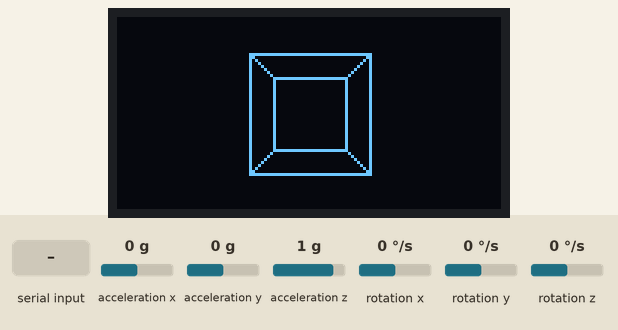
Simulated run of this program. Board: Arduino Uno, built with avr-gcc and run on an emulated ATmega328P. Shown: 128×64 one-colour display. Inputs (shaded band) come from the test bench; at power-on: acceleration x 0 g, acceleration y 0 g, acceleration z 1 g, rotation x 0 °/s, rotation y 0 °/s, rotation z 0 °/s. What the program prints to the serial monitor is not drawn.

Above: at 3.5 s.
3.6 s: "d\n" received over Serial
At 5.2 s:
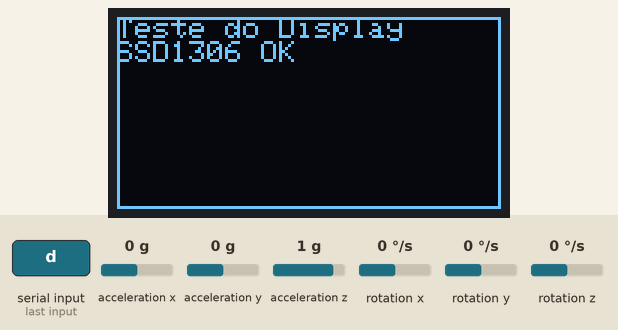
6.3 s: byte 114 ('r') received over Serial
At 7.4 s:
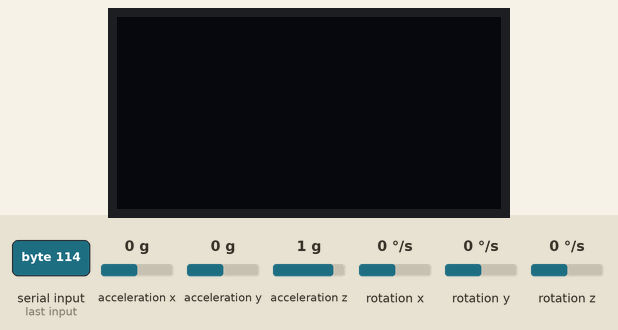
9.3 s: byte 99 ('c') received over Serial
At 9.6 s:
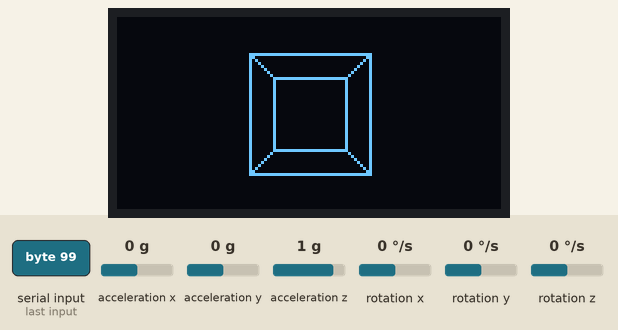
10.9 s: acceleration x set to -1.4 g
At 12.1 s:
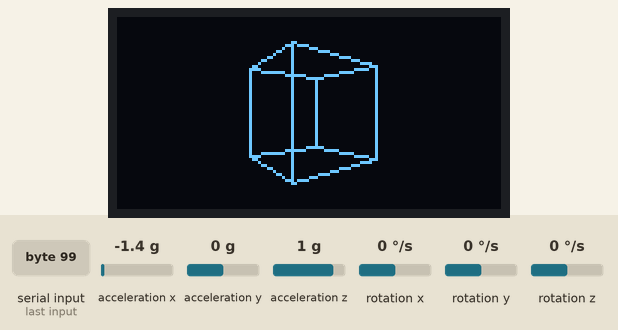
12.4 s: acceleration y set to -1.4 g
At 13.0 s:
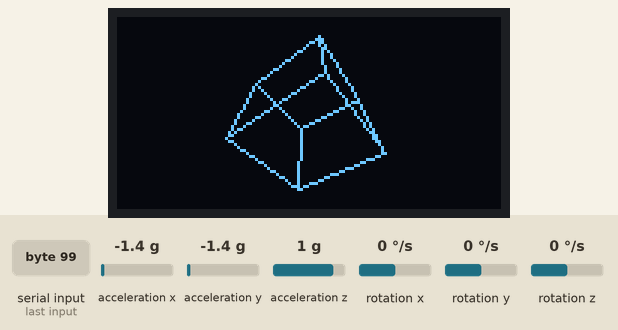
Timing chart, 0 to 15.0 s (numbered marks = the images above; inputs shaded):
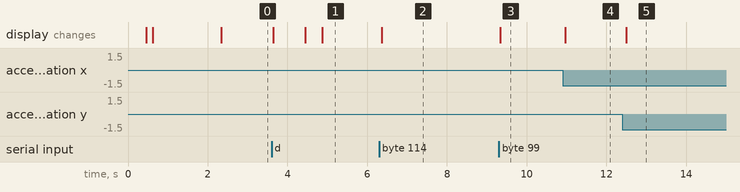

Measured:
- after the input at 3.6 s, the display: first changes at once (image 1 shows a later state)
- after the input at 6.3 s, the display: changes after 0.07 s (image 2)
- after the input at 9.3 s, the display: changes at once (image 3)
- after the input at 10.9 s, the display: changes after 0.07 s (image 4)
- after the input at 12.4 s, the display: changes after 0.09 s (image 5)

The program:

main.cpp
```cpp
#include <Wire.h>
#include <Adafruit_GFX.h>
#include <Adafruit_SSD1306.h>
#include <SparkFun_MMA8452Q.h>
#include <math.h>
#include "debug.h"

#define SCREEN_WIDTH 128
#define SCREEN_HEIGHT 64
#define OLED_RESET    -1

// Enderecos I2C conhecidos -------------------------------------------------
// O display SSD1306 normalmente e 0x3C (alguns modulos usam 0x3D).
// O MMA8452Q pode ser 0x1D (SA0=1, padrao) ou 0x1C (SA0=0), dependendo
// da placa. Por isso tentamos os dois na inicializacao.
#define OLED_ADDRESS       0x3C
#define ACCEL_ADDRESS_A    0x1D
#define ACCEL_ADDRESS_B    0x1C

Adafruit_SSD1306 display(SCREEN_WIDTH, SCREEN_HEIGHT, &Wire, OLED_RESET);
MMA8452Q accel;

// Estado dos dispositivos: permite o programa continuar mesmo se um falhar,
// em vez de travar para sempre (problema da versao anterior).
bool displayOK = false;
bool accelOK   = false;
uint8_t accelAddress = 0;

// Coordenadas 3D do cubo
float cubeVertices[8][3] = {
  {1, 1, 1}, {-1, 1, 1}, {-1, -1, 1}, {1, -1, 1},   // Frente
  {1, 1, -1}, {-1, 1, -1}, {-1, -1, -1}, {1, -1, -1} // Tras
};

// ===========================================================================
//  Diagnostico do barramento I2C
// ===========================================================================
void scanI2C() {
  DBG_PRINTLN(F("--- Scanner I2C ---"));
  uint8_t count = 0;
  for (uint8_t addr = 1; addr < 127; addr++) {
    Wire.beginTransmission(addr);
    uint8_t error = Wire.endTransmission();
    if (error == 0) {
      count++;
      DBG_PRINT(F("  Dispositivo encontrado em 0x"));
      if (addr < 16) DBG_PRINT('0');
      DBG_PRINTLN(addr, HEX);
    }
  }
  if (count == 0) {
    DBG_PRINTLN(F("  Nenhum dispositivo encontrado!"));
    DBG_PRINTLN(F("  Verifique fiacao SDA/SCL, alimentacao e resistores pull-up."));
  } else {
    DBG_KV("  Total de dispositivos", count);
  }
  DBG_PRINTLN(F("-------------------"));
}

// Verifica se um endereco responde no barramento
bool i2cPresent(uint8_t addr) {
  Wire.beginTransmission(addr);
  return (Wire.endTransmission() == 0);
}

// ===========================================================================
//  Inicializacao individual de cada dispositivo (nao trava se falhar)
// ===========================================================================
bool initDisplay() {
  DBG_PRINT(F("Inicializando display SSD1306 em 0x"));
  DBG_PRINTLN(OLED_ADDRESS, HEX);

  if (!i2cPresent(OLED_ADDRESS)) {
    DBG_PRINTLN(F("  ERRO: display nao responde no barramento I2C."));
    return false;
  }
  if (!display.begin(SSD1306_SWITCHCAPVCC, OLED_ADDRESS)) {
    DBG_PRINTLN(F("  ERRO: display.begin() falhou."));
    return false;
  }
  display.clearDisplay();
  display.display();
  DBG_PRINTLN(F("  OK: display inicializado."));
  return true;
}

bool initAccel() {
  DBG_PRINTLN(F("Inicializando acelerometro MMA8452Q..."));

  // Tenta os dois enderecos possiveis (SA0 = 0 ou 1)
  uint8_t candidates[2] = { ACCEL_ADDRESS_A, ACCEL_ADDRESS_B };
  for (uint8_t i = 0; i < 2; i++) {
    uint8_t addr = candidates[i];
    DBG_PRINT(F("  Tentando 0x"));
    DBG_PRINTLN(addr, HEX);
    if (!i2cPresent(addr)) {
      DBG_PRINTLN(F("    nao responde."));
      continue;
    }
    if (accel.begin(Wire, addr)) {
      accelAddress = addr;
      DBG_PRINT(F("  OK: acelerometro inicializado em 0x"));
      DBG_PRINTLN(addr, HEX);
      return true;
    }
    DBG_PRINTLN(F("    respondeu mas begin() falhou (WHO_AM_I incorreto?)."));
  }
  DBG_PRINTLN(F("  ERRO: acelerometro nao encontrado."));
  return false;
}

// ===========================================================================
//  Rotinas de teste individuais (acionadas pelo menu serial)
// ===========================================================================
void testDisplay() {
  DBG_PRINTLN(F("[TESTE] Display"));
  if (!displayOK) {
    DBG_PRINTLN(F("  Display nao inicializado. Tentando novamente..."));
    displayOK = initDisplay();
    if (!displayOK) return;
  }
  display.clearDisplay();
  display.setTextSize(1);
  display.setTextColor(SSD1306_WHITE);
  display.setCursor(0, 0);
  display.println(F("Teste do Display"));
  display.println(F("SSD1306 OK"));
  display.display();

  // Padroes visuais para verificar pixels
  delay(800);
  display.invertDisplay(true);
  delay(400);
  display.invertDisplay(false);
  display.drawRect(0, 0, SCREEN_WIDTH, SCREEN_HEIGHT, SSD1306_WHITE);
  display.display();
  DBG_PRINTLN(F("  OK: se voce ve texto e uma borda na tela, o display funciona."));
}

void testAccel() {
  DBG_PRINTLN(F("[TESTE] Acelerometro"));
  if (!accelOK) {
    DBG_PRINTLN(F("  Acelerometro nao inicializado. Tentando novamente..."));
    accelOK = initAccel();
    if (!accelOK) return;
  }
  DBG_PRINTLN(F("  Lendo 10 amostras (x, y, z em g):"));
  for (uint8_t i = 0; i < 10; i++) {
    if (accel.available()) {
      accel.read();
      DBG_PRINT(F("    x="));
      DBG_PRINT(accel.cx, 3);
      DBG_PRINT(F("  y="));
      DBG_PRINT(accel.cy, 3);
      DBG_PRINT(F("  z="));
      DBG_PRINT(accel.cz, 3);
      DBG_PRINT(F("   (raw "));
      DBG_PRINT(accel.x); DBG_PRINT(F(","));
      DBG_PRINT(accel.y); DBG_PRINT(F(","));
      DBG_PRINT(accel.z); DBG_PRINTLN(F(")"));
    } else {
      DBG_PRINTLN(F("    sem dados novos..."));
    }
    delay(150);
  }
  DBG_PRINTLN(F("  OK: valores devem mudar quando voce inclina a placa."));
}

void printMenu() {
  DBG_PRINTLN(F(""));
  DBG_PRINTLN(F("===== MENU DE DIAGNOSTICO ====="));
  DBG_PRINTLN(F("  s = scan do barramento I2C"));
  DBG_PRINTLN(F("  d = testar display"));
  DBG_PRINTLN(F("  a = testar acelerometro"));
  DBG_PRINTLN(F("  r = reinicializar dispositivos"));
  DBG_PRINTLN(F("  c = rodar animacao do cubo (modo normal)"));
  DBG_PRINTLN(F("  ? = mostrar este menu"));
  DBG_PRINTLN(F("==============================="));
}

// ===========================================================================
//  Animacao do cubo (modo normal)
// ===========================================================================
void drawCube(float angleX, float angleY, float angleZ) {
  int scale = 60;
  int xCenter = SCREEN_WIDTH / 2;
  int yCenter = SCREEN_HEIGHT / 2;

  float cosX = cos(angleX), sinX = sin(angleX);
  float cosY = cos(angleY), sinY = sin(angleY);
  float cosZ = cos(angleZ), sinZ = sin(angleZ);

  int projectedVertices[8][2];
  for (int i = 0; i < 8; i++) {
    float x = cubeVertices[i][0];
    float y = cubeVertices[i][1];
    float z = cubeVertices[i][2];

    // Rotacao em X
    float yRotX = y * cosX - z * sinX;
    float zRotX = y * sinX + z * cosX;
    y = yRotX; z = zRotX;

    // Rotacao em Y
    float xRotY = x * cosY + z * sinY;
    float zRotY = -x * sinY + z * cosY;
    x = xRotY; z = zRotY;

    // Rotacao em Z
    float xRotZ = x * cosZ - y * sinZ;
    float yRotZ = x * sinZ + y * cosZ;
    x = xRotZ; y = yRotZ;

    projectedVertices[i][0] = int(scale * (x / (z + 4)) + xCenter);
    projectedVertices[i][1] = int(scale * (y / (z + 4)) + yCenter);
  }

  for (int i = 0; i < 4; i++) {
    display.drawLine(projectedVertices[i][0], projectedVertices[i][1], projectedVertices[(i+1) % 4][0], projectedVertices[(i+1) % 4][1], SSD1306_WHITE);
    display.drawLine(projectedVertices[i+4][0], projectedVertices[i+4][1], projectedVertices[(i+1) % 4 + 4][0], projectedVertices[(i+1) % 4 + 4][1], SSD1306_WHITE);
    display.drawLine(projectedVertices[i][0], projectedVertices[i][1], projectedVertices[i+4][0], projectedVertices[i+4][1], SSD1306_WHITE);
  }
}

void runCube() {
  if (!displayOK || !accelOK) {
    DBG_PRINTLN(F("Modo cubo requer display E acelerometro funcionando."));
    return;
  }
  accel.read();
  float angleX = map(accel.x, -2048, 2048, -180, 180) * (PI / 180.0);
  float angleY = map(accel.y, -2048, 2048, -180, 180) * (PI / 180.0);
  float angleZ = map(accel.z, -2048, 2048, -180, 180) * (PI / 180.0);

  display.clearDisplay();
  drawCube(angleX, angleY, angleZ);
  display.display();
}

// ===========================================================================
//  Setup / Loop
// ===========================================================================
enum Mode { MODE_MENU, MODE_CUBE };
Mode currentMode = MODE_CUBE;

void setup() {
  DBG_BEGIN();
  delay(200); // tempo para a serial estabilizar apos reset/upload
  DBG_PRINTLN(F("\n\n=== oled-acelerometro: inicializando ==="));

  Wire.begin();

  scanI2C();

  displayOK = initDisplay();
  accelOK   = initAccel();

  DBG_PRINTLN(F("--- Resumo ---"));
  DBG_KV("  Display ", displayOK ? F("OK") : F("FALHOU"));
  DBG_KV("  Acelerometro ", accelOK ? F("OK") : F("FALHOU"));

  // Mostra status tambem na tela, se ela funcionar
  if (displayOK) {
    display.clearDisplay();
    display.setTextSize(1);
    display.setTextColor(SSD1306_WHITE);
    display.setCursor(0, 0);
    display.println(F("Status:"));
    display.print(F("Display: OK"));
    display.setCursor(0, 16);
    display.print(F("Accel: "));
    display.println(accelOK ? F("OK") : F("FALHOU"));
    display.display();
    delay(1500);
  }

  printMenu();

  // Se algo falhou, comeca no menu para o usuario diagnosticar.
  currentMode = (displayOK && accelOK) ? MODE_CUBE : MODE_MENU;
}

void handleSerialCommand(char c) {
  switch (c) {
    case 's': scanI2C(); break;
    case 'd': testDisplay(); currentMode = MODE_MENU; break;
    case 'a': testAccel(); currentMode = MODE_MENU; break;
    case 'r':
      DBG_PRINTLN(F("Reinicializando..."));
      displayOK = initDisplay();
      accelOK   = initAccel();
      break;
    case 'c':
      DBG_PRINTLN(F("Modo cubo."));
      currentMode = MODE_CUBE;
      break;
    case '?':
    case '\n':
    case '\r':
      if (c == '?') printMenu();
      break;
    default:
      DBG_PRINT(F("Comando desconhecido: "));
      DBG_PRINTLN(c);
      printMenu();
      break;
  }
}

void loop() {
  // Processa comandos do menu serial a qualquer momento
  while (Serial.available() > 0) {
    char c = (char)Serial.read();
    if (c != '\n' && c != '\r') {
      handleSerialCommand(c);
    }
  }

  if (currentMode == MODE_CUBE && displayOK && accelOK) {
    runCube();
    delay(50);
  } else {
    delay(20); // no menu, so aguarda comandos
  }
}
```

debug.h
```cpp
#ifndef DEBUG_H
#define DEBUG_H

#include <Arduino.h>

// ===========================================================================
//  Suporte a debug
// ---------------------------------------------------------------------------
//  Defina DEBUG_ENABLED como 1 para habilitar as mensagens pela porta serial,
//  ou 0 para desabilitar (os macros viram "nada" e nao ocupam memoria/flash).
//
//  Tambem pode ser controlado pelo platformio.ini com:  build_flags = -D DEBUG
// ===========================================================================
#ifndef DEBUG_ENABLED
  #ifdef DEBUG
    #define DEBUG_ENABLED 1
  #else
    #define DEBUG_ENABLED 1   // padrao: ligado (mude para 0 em producao)
  #endif
#endif

// 9600 e o valor mais confiavel no Uno (16 MHz tem ~3,5% de erro em 115200).
#define DEBUG_BAUD 9600

#if DEBUG_ENABLED
  #define DBG_BEGIN()      do { Serial.begin(DEBUG_BAUD); } while (0)
  #define DBG_PRINT(...)   Serial.print(__VA_ARGS__)
  #define DBG_PRINTLN(...) Serial.println(__VA_ARGS__)
  // Imprime "rotulo: valor" em uma linha
  #define DBG_KV(label, value) do { Serial.print(F(label)); Serial.print(F(": ")); Serial.println(value); } while (0)
#else
  #define DBG_BEGIN()      do {} while (0)
  #define DBG_PRINT(...)   do {} while (0)
  #define DBG_PRINTLN(...) do {} while (0)
  #define DBG_KV(label, value) do {} while (0)
#endif

#endif // DEBUG_H
```
